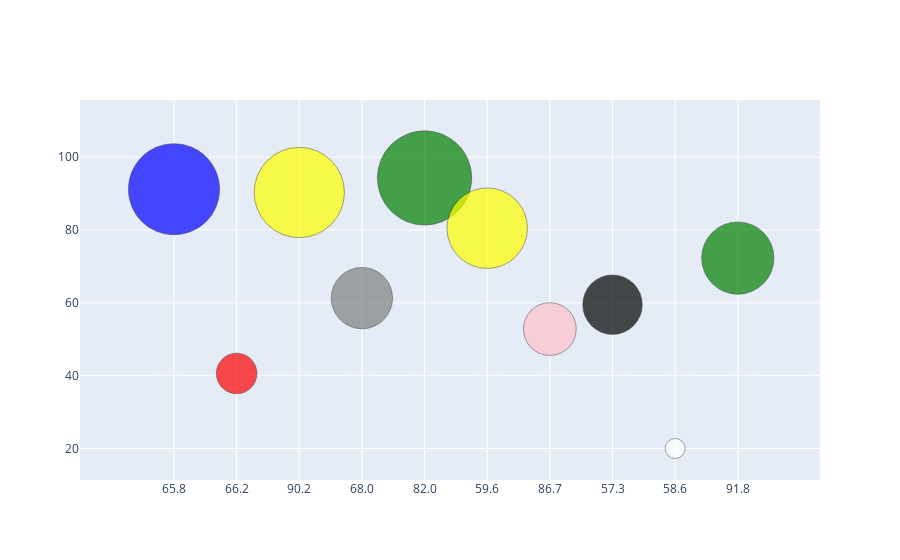

The cell this chart's notebook holds for it:
### Markdown cell above
### buble charts

### Code cell
df2014 = times_data[times_data.year == 2014].iloc[:10, :]
df2014.income.replace(['-'], 20, inplace=True)
df2014.income = df2014.income.astype('float')

colors = ['blue', 'red', 'yellow', 'gray', 'green', 'yellow', 'pink', 'black', 'white', 'green']

fig = go.Figure(
    data=[go.Scatter(
        x=df2014.international,
        y=df2014.income,
        mode='markers',
        marker={
            'size': df2014.income,
            'color': colors,
            'line': {
                'color': 'black',
                'width': .5
            }
        }
    )]
)

fig.show()

### Figure 1 — Plotly figure (JSON) as saved in the notebook; plotly's stock layout.template omitted (floating-point values rounded to 4 significant figures)
{"data": [{"marker": {"color": ["blue", "red", "yellow", "gray", "green", "yellow", "pink", "black", "white", "green"], "line": {"color": "black", "width": 0.5}, "size": [91.2, 40.6, 90.3, 61.3, 94.3, 80.5, 52.8, 59.5, 20, 72.3]}, "mode": "markers", "type": "scatter", "x": ["65.8", "66.2", "90.2", "68.0", "82.0", "59.6", "86.7", "57.3", "58.6", "91.8"], "y": [91.2, 40.6, 90.3, 61.3, 94.3, 80.5, 52.8, 59.5, 20, 72.3]}], "layout": {}}
